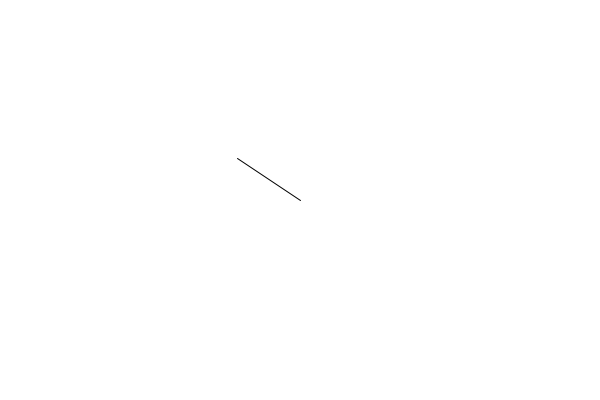
Frame 1 (no input)
Frame 60 (the mouse pressed at the canvas centre just before this capture): identical to frame 1, image omitted
Frame 120 (the mouse held since frame 60 and released just before this capture): blank canvas, image omitted

The Processing sketch that drew this single still picture (run headless with seeded random() and noise(); from frame 60 on, the mouse is pressed at the canvas centre):

// Processing sketch: vector_normalize
// ── vector_normalize.pde
PVector mouse;
PVector center;



void setup() {
  size(600, 400);
}

void draw() {
  background(255);
  mouse = new PVector(mouseX, mouseY);
  center = new PVector(width/2, height/2);
  
  mouse.sub(center);
  
  mouse.normalize();
  
  mouse.mult(75);
  
  translate(width/2, height/2);
  line(0, 0, mouse.x, mouse.y);
}
